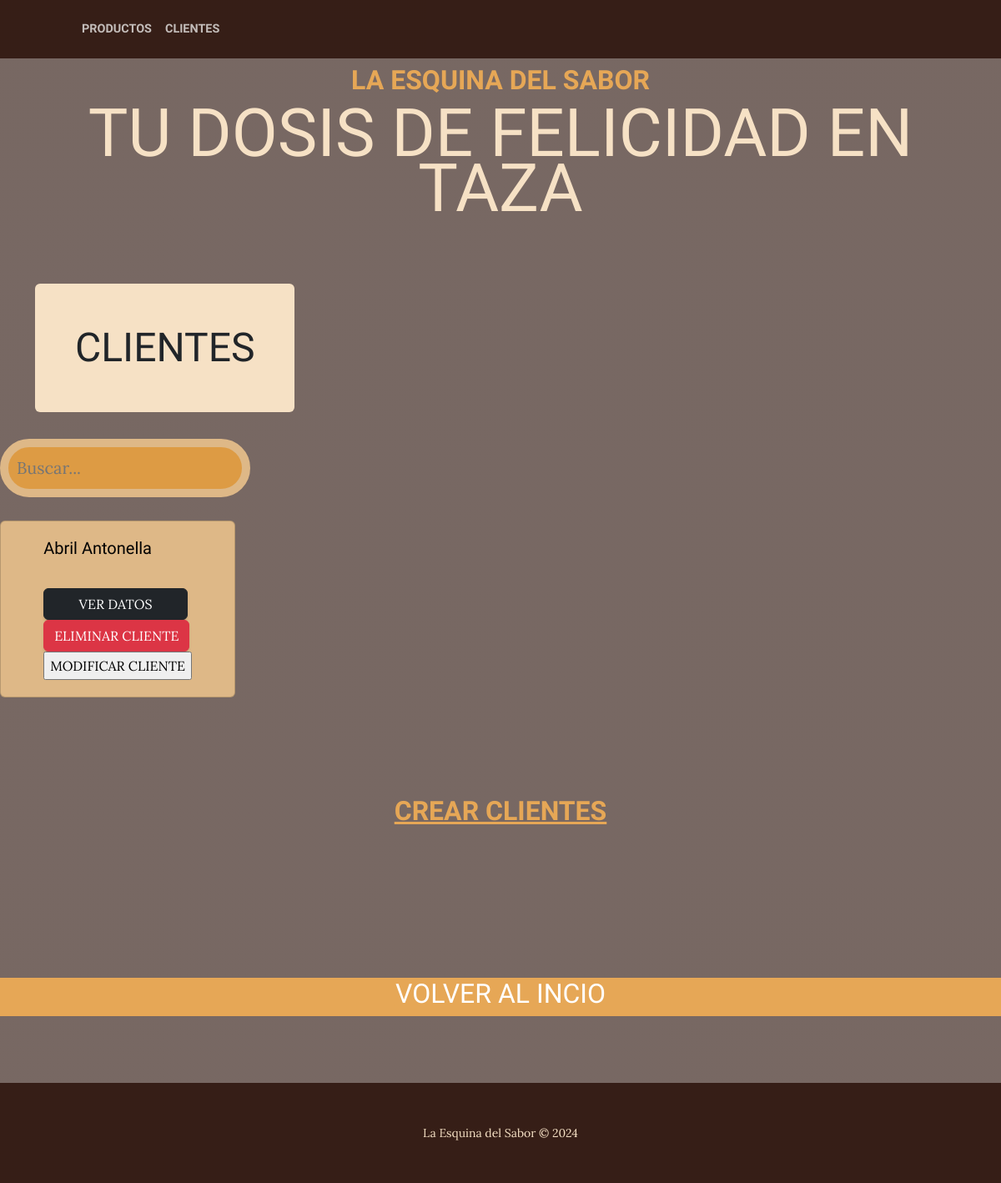
Page /cliente/ on the earlier database version.
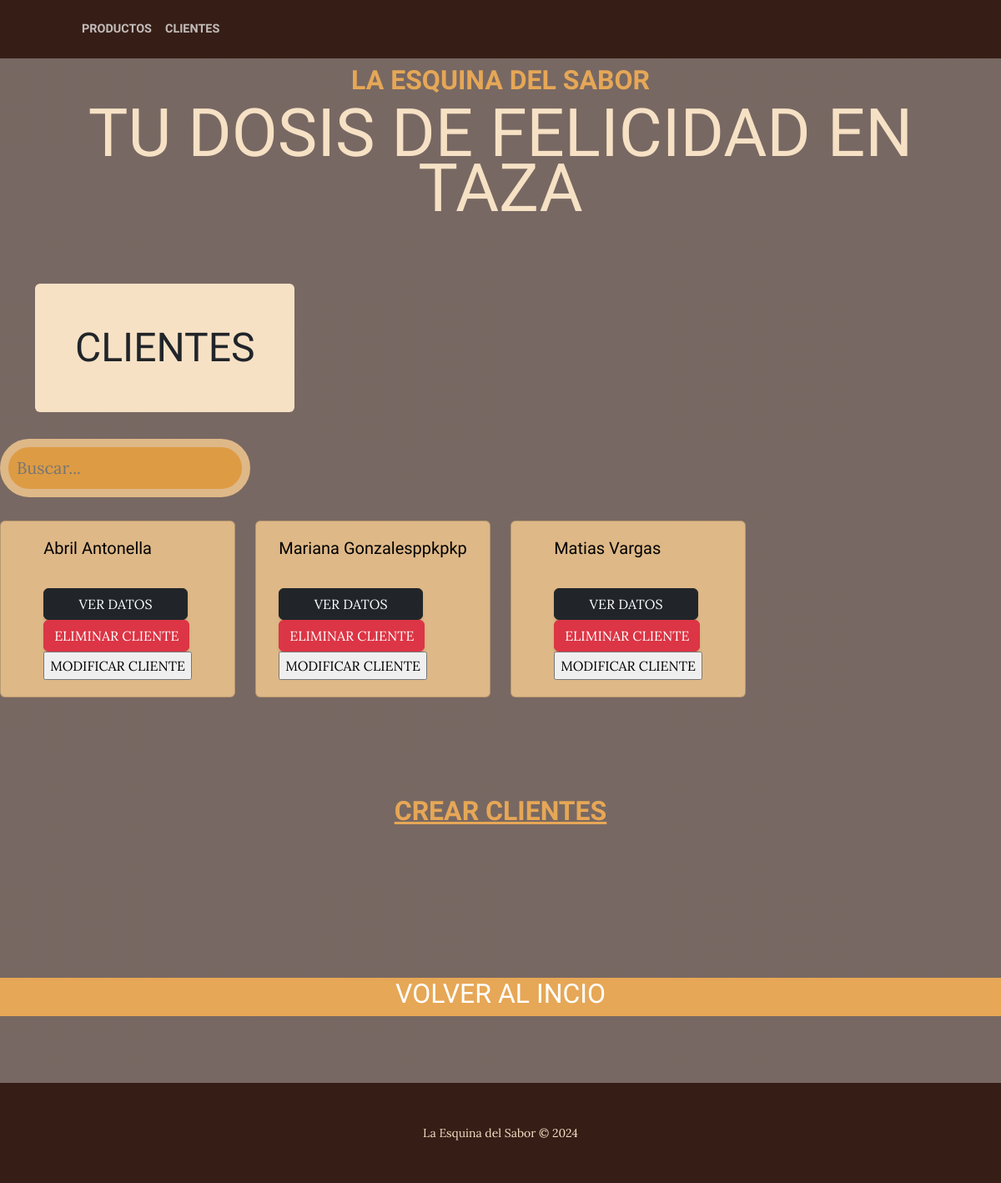
Same page on the later database version.
### cliente/models.py (models this page shows, shortened)
class cliente(models.Model):
        nombre = models.CharField(max_length=200)
        apellido = models.CharField(max_length=50)
        nacimiento = models.DateField(null=True)
        pais_origen_id = models.ForeignKey(Pais, on_delete=models.SET_NULL, null=True, verbose_name="País de origen")
        nivel_sus = models.ForeignKey(suscripcion, on_delete=models.SET_NULL, null=True, verbose_name="Nivel")

### cliente/views.py (the view)
# urls.py: path("",views.home,name="Home"),
def home(request):
    consulta = request.GET.get("consulta", None)
    if consulta:
        query = models.cliente.objects.filter(nombre__icontains=consulta)
    else:
        query = models.cliente.objects.all()
    context = {"clientes":query}
    return render(request,"cliente/index.html",context)

### cliente/templates/cliente/index.html (shortened to what this page needs)
{% extends 'core/base.html' %}
{% load static %}
    {% block  titulo%}
    <section class="page-section">
      <div class="container">
          <div class="product-item">
              <div class="product-item-title d-flex">
                  <div class="bg-faded p-5 d-flex me-auto rounded">
                      <h2 class="section-heading mb-0">
                          <span class="section-heading-lower">CLIENTES</span>
                      </h2>
                    </div>
              </div>
          </div>
        </div>
    </section>
    {% endblock titulo %}
    {% block contenido %}
    <div class="col-md-3 pb-4">
        <div class="card-body align-self-md-center my-1">
          <form action="{% url 'cliente:Home' %}" method="get">
            <input type="text" name="consulta" placeholder="Buscar..." style="background-color: rgb(221, 155, 68); color: rgb(255, 254, 253);
              width: 100%; /* Full width */
              padding: 10px; /* Padding */
              border: 10px solid burlywood; /* Border */
              border-radius: 50px; /* Rounded corners */
              font-size: 20px; /* Font size */
            ">
          </form>
        </div>
      </div>
    <div class="row">
      {% for Cliente in clientes %}
      <div class="col-md-3 pb-4">
        <div class="card mb-3" style="background-color: burlywood; color: black;">  <div class="card-body align-self-md-center my-1 ">
            <h5 class="card-title text-nowrap">{{ Cliente.nombre }} {{Cliente.apellido}}</h5>
            <p class="card-text">
              <a href="{% url 'cliente:cliente_detail' Cliente.id  %}"><br>
                <input class="btn btn-dark" type="submit" value="       VER DATOS       "> </a>
              <a href="{% url 'cliente:cliente_delete' Cliente.id  %}"><br>
              <input class="btn btn-danger " type="submit" value="ELIMINAR CLIENTE"> </a>
              <a href="{% url 'cliente:cliente_update' Cliente.id  %}"><br>
                <input class="bottons" type="submit" value="MODIFICAR CLIENTE"> </a> </p>
          </div>
        </div>
      </div>
      {% endfor %}
  </div>
    <div class="fs-3 pb-4 ">
      <a href="{% url 'cliente:cliente_create' %}">
        <h1 class="site-heading text-center text-faded d-none d-lg-block">
        <span class="site-heading-upper text-primary mb-3">CREAR CLIENTES</span></a>
    </div>
    <a href="{% url 'core:Home' %}">
      <section class="page-section bg-primary" id="about">
        <div class="container px-4 px-lg-5">
            <div class="row gx-4 gx-lg-5 justify-content-center">
                <div class="col-lg-8 text-center">
                    <h2 class="text-white mt-0">VOLVER AL INCIO</h2>
                </div>
            </div>
        </div>
    </section>
    </a>
      <footer class="footer text-faded text-center py-5">
        <div class="container"><p class="m-0 small">La Esquina del Sabor &copy; 2024</p></div>
    </footer>
    {% endblock contenido%}

Differences in the rows shown:
added cliente: nombre "Mariana", apellido "Gonzalesppkpkp"
added cliente: nombre "Matias", apellido "Vargas"
